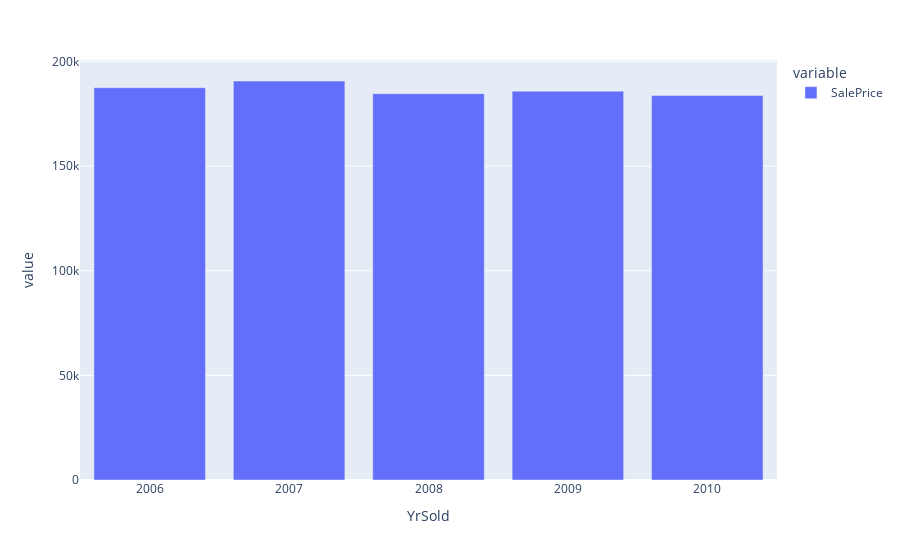

Notebook source saved alongside this figure:
### Code cell
px.bar(train_data.groupby(["YrSold"])["SalePrice"].mean())

### Figure 1 — Plotly figure (JSON) as saved in the notebook; plotly's stock layout.template omitted (floating-point values rounded to 4 significant figures)
{"data": [{"alignmentgroup": "True", "hovertemplate": "variable=SalePrice<br>YrSold=%{x}<br>value=%{y}<extra></extra>", "legendgroup": "SalePrice", "marker": {"color": "#636efa"}, "name": "SalePrice", "offsetgroup": "SalePrice", "orientation": "v", "showlegend": true, "textposition": "auto", "type": "bar", "x": [2006, 2007, 2008, 2009, 2010], "xaxis": "x", "y": [187400.0, 190600.0, 184600.0, 185800.0, 183700.0], "yaxis": "y"}], "layout": {"barmode": "relative", "legend": {"title": {"text": "variable"}, "tracegroupgap": 0}, "margin": {"t": 60}, "xaxis": {"anchor": "y", "domain": [0, 1], "title": {"text": "YrSold"}}, "yaxis": {"anchor": "x", "domain": [0, 1], "title": {"text": "value"}}}}
